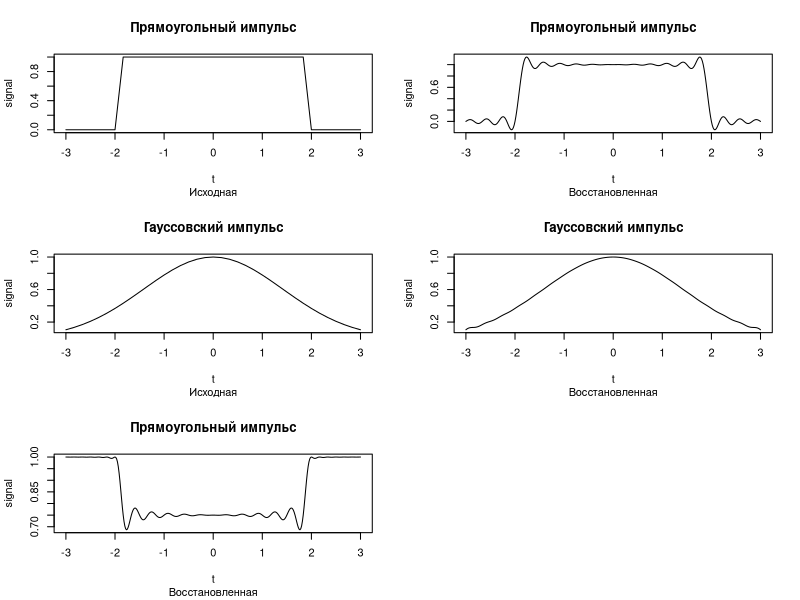

Write the R code that produced this figure.
# Прямоугольный импульс
l <- 2
rect <- function(e) as.integer(abs(e) < 1)
uRect <- function(x) rect(x / l)

# Сигнал Гаусса
a <- 1
sigma <- 2
uGauss <- function(x) a * exp(-(x / sigma)^2)

# Смотрим значение сигнала с -f до f.
# Тогда шаг дискретизации должен быть 1/(2f).
f <- 3
deltaT <- 1/(2*f)

t <- seq(-f, f, deltaT)
gaussSource <- uGauss(t)
rectSource <- uRect(t)

# Восстановление "исходного" сигнала с шагом в 10 раз меньше.
deltaTRestored <- deltaT / 10
tRestored <- seq(-f, f, deltaTRestored)
gaussRestored <- numeric(length(tRestored))
rectRestored <- numeric(length(tRestored))

# При == 0 значение функции равно 1, так как это первый замечательный предел.
sinc <- function(x) if (x != 0) {
  sin(x)/x
} else {
  1
}

# uGauss(k * deltaT)...
# Мы знаем значение функции для заданного шага deltaT в диапазоне от -f до f.
# Соответственно, k * deltaT должно быть элементом t.
# Для этого нужны пределы такие, что lim * deltaT = f => lim = f / deltaT.
lim <- f/deltaT
for (i in 1:length(tRestored)) {
  for (k in -lim:lim) {
    # Так как индексы в массивах начинаются с 1, а не с -lim, то для нахождения индекса
    # Нужно взять k + lim + 1.
    index <- k + lim + 1
    gaussRestored[i] <- gaussRestored[i] + gaussSource[index] * sinc(2 * pi * f * (tRestored[i] - k/(2*f)))
    rectRestored[i] <- rectRestored[i] + rectSource[index] * sinc(2 * pi * f * (tRestored[i] - k/(2*f)))
  }
}

w <- function(x) {
  if (abs(x) < f) {
    0.5 * (1 + cos(pi * x / f))
  } else {
    0
  }
}

filtered <- mapply(w, rectRestored)

par(mfrow = c(3, 2))
plot(t, rectSource, main = "Прямоугольный импульс", sub = "Исходная", type = "l", xlab = "t", ylab = "signal")
plot(tRestored, rectRestored, main = "Прямоугольный импульс", sub = "Восстановленная", type = "l", xlab = "t", ylab = "signal")

plot(t, gaussSource, main = "Гауссовский импульс", sub = "Исходная", type = "l", xlab = "t", ylab = "signal")
plot(tRestored, gaussRestored, main = "Гауссовский импульс", sub = "Восстановленная", type = "l", xlab = "t", ylab = "signal")

plot(tRestored, filtered, main = "Прямоугольный импульс", sub = "Восстановленная", type = "l", xlab = "t", ylab = "signal")